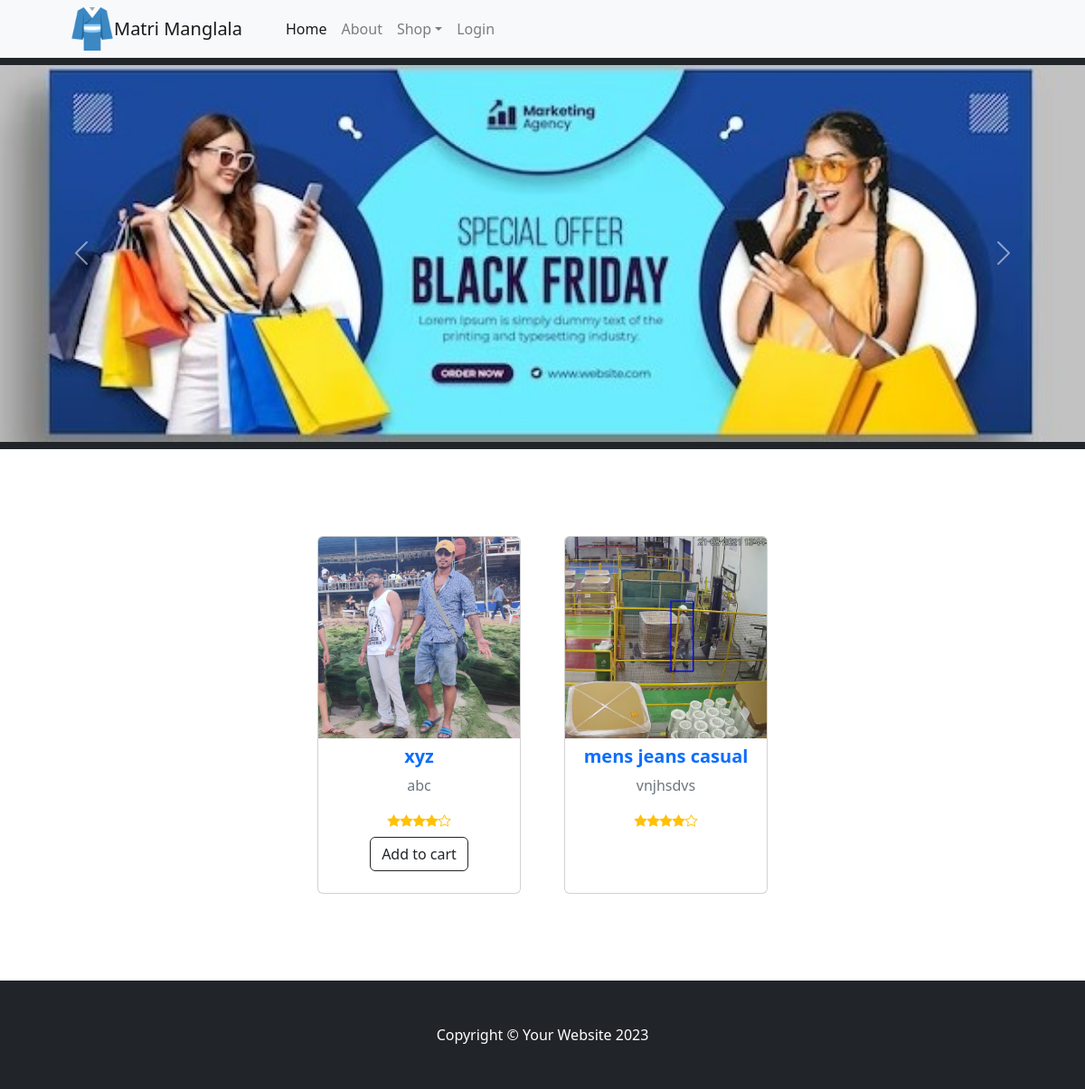
The app's page /v2/mens jeans/ with its own data.
### home/models.py (models this page shows, shortened)
class BannerImage(BaseModel):
    banner_name = models.CharField(max_length=100, null=True, blank=True)
    banner_image = models.ImageField(upload_to='banner')

### products/models.py (models this page shows, shortened)
class ProductImage(BaseModel):
    product = models.ForeignKey(Product, on_delete=models.CASCADE,
                                related_name='product_images')
    image = models.ImageField(upload_to='product')

class Product(BaseModel):
    product_name = models.CharField(max_length=100)
    slug = models.SlugField(unique=True, null=True, blank=True)
    category = models.ForeignKey(Category, on_delete=models.CASCADE,
                                 related_name='products')
    price = models.IntegerField()
    product_description = models.TextField()
    total_items = models.IntegerField(default=1)

### home/views.py (the view)
# urls.py: path('v2/<slug>/', category_index, name="category_index"),
def category_index(request, slug):
    user = request.user
    if not user.username:
        first_name = None
    else:
        first_name = user.first_name
    categories = Category.objects.all()
    names = []
    for cat in categories:
        name = cat.category_name
        names.append(name)
    category = Category.objects.get(category_name = slug)
    banner_images = BannerImage.objects.all()
    print('cate : ', category)
    products = Product.objects.filter(category = category)
    print('all prod : ', len(products))
    all_prods = get_custome_product_list(products)
    context = {'products': all_prods, 'category_name': names, 'banners': banner_images, 'first_name':first_name}
    return render(request, 'index.html', context=context)

### home/views.py (called while the page is built)
def get_custome_product_list(prods):
    all_prods = []
    for prod in prods:
        prod_image = ProductImage.objects.get(product = prod)
        items = {}
        items['product_name'] = prod.product_name
        items['product_description'] = prod.product_description
        items['price'] = prod.price
        items['slug'] = prod.slug
        items['total_items'] = prod.total_items
        items['image'] = prod_image.image
        price = prod.price
        extra_price = price *110 /100
        items['price'] = price
        items['extra_price'] = extra_price
        all_prods.append(items)
    return all_prods

### products/models.py (called while the page is built)
    def __str__(self) -> str:
        return self.category_name

### templates/index.html (shortened to what this page needs)
{% extends "base.html" %}
{% block content %}
        <header class="bg-dark py-2">
            {% if not banners %}
                <div class="container px-1 px-lg-1 my-1">
                    <div class="text-center text-white">
                        <img src="/media/banner/WhatsApp Image 2023-11-18 at 4.42.2411PM.jpeg" class="img-fluid" alt="Responsive image">
                        <h1 class="display-5 fw-bolder">Shop in style</h1>
                        <p class="lead fw-normal text-white-50 mb-0">With this shop hompeage template</p>
                    </div>
                </div>
            {% else %}
                <div id="carouselExampleIndicators" class="carousel slide" data-ride="carousel">
                    <div class="carousel-inner">
                        {% for banner in banners %}
                            {% if forloop.counter0  == 0 %}
                                <div class="carousel-item active">
                                    <img class="d-block w-100" src="/media/{{banner.banner_image}}" alt="First slide">
                                </div>
                            {% else %}
                                <div class="carousel-item">
                                    <img class="d-block w-100" src="/media/{{banner.banner_image}}">
                                </div>
                            {% endif %}
                        {% endfor %}
                    </div>
                    <a class="carousel-control-prev" href="#carouselExampleIndicators" role="button" data-slide="prev">
                    <span class="carousel-control-prev-icon" aria-hidden="true"></span>
                    </a>
                    <a class="carousel-control-next" href="#carouselExampleIndicators" role="button" data-slide="next">
                    <span class="carousel-control-next-icon" aria-hidden="true"></span>
                    </a>
                </div>
            {% endif %}
        </header>
        <section class="py-5">
            <div class="container px-4 px-lg-5 mt-5">
                <div class="row gx-4 gx-lg-5 row-cols-2 row-cols-md-3 row-cols-xl-4 justify-content-center">
                    {% for product in products %}
                    <div class="col mb-5">
                        <div class="card h-100">
                            <a href="{% url 'get_product' product.slug %}">
                            <img class="card-img-top" src="/media/{{product.image}}" alt="..." />
                            <div class="card-body p-2">
                                <div class="text-center">
                                        <h5 class="fw-bolder">{{product.product_name}}</h5>
                                    <p class="text-muted">
                                        {{product.product_description|slice:":25" }}
                                      </p>
                                    <div class="d-flex justify-content-center small text-warning">
                                        <div class="bi-star-fill"></div>
                                        <div class="bi-star-fill"></div>
                                        <div class="bi-star-fill"></div>
                                        <div class="bi-star-fill"></div>
                                        <div class="bi-star"></div>
                                    </div>
                                </div>
                            </div>
                            </a>
                            {% if product.total_items > 0 %}
                            <div class="card-footer p-4 pt-0 border-top-0 bg-transparent">
                                <div class="text-center"><a class="btn btn-outline-dark mt-auto" href="{% url 'add_to_cart' product.slug %}">Add to cart</a></div>
                            </div>
                            {% endif %}
                        </div>
                    </div>
                    {% endfor %}
                </div>
            </div>
        </section>
{% endblock %}

### records on screen
BannerImage: banner_image (picture)
ProductImage: image (picture)
Product: product_name "xyz", product_description "abc"
ProductImage: image (picture)
Product: product_name "mens jeans casual", product_description "vnjhsdvs"
